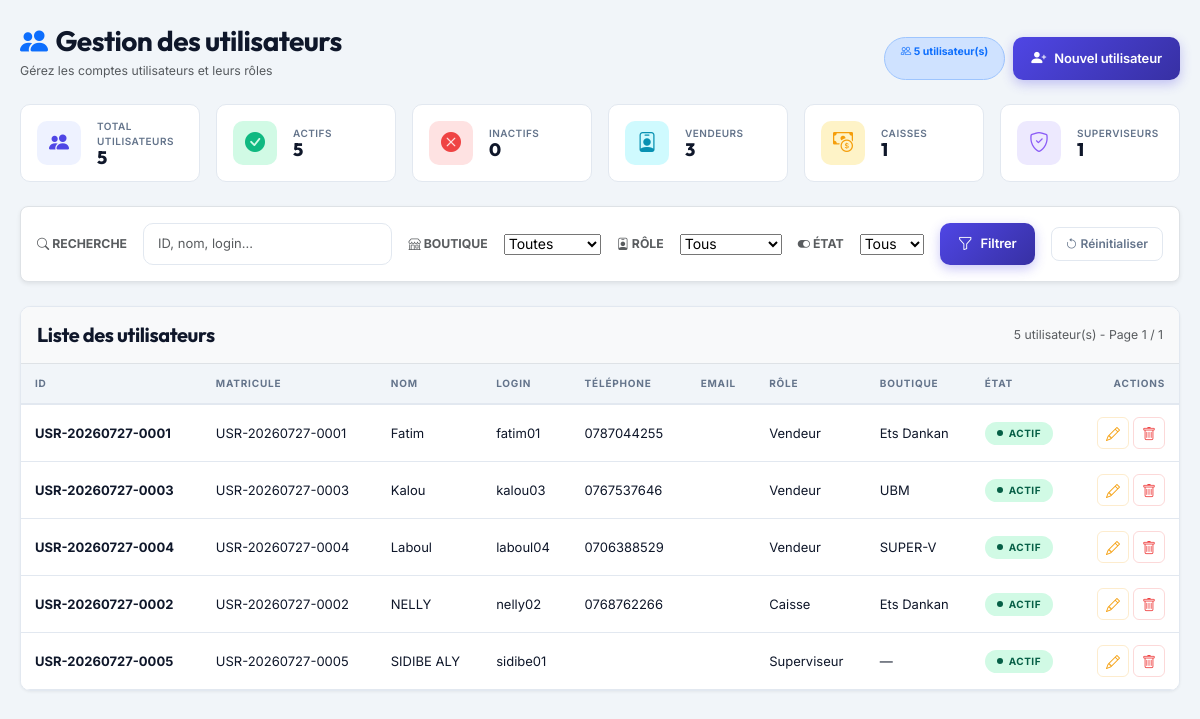
Page /views/utilisateur/index.php on the committed database.
### tables this page shows
CREATE TABLE IF NOT EXISTS `utilisateur` (
  `id` varchar(100) NOT NULL,
  `matricule` varchar(200) DEFAULT NULL,
  `nom_prenom` varchar(200) DEFAULT NULL,
  `date_naissance` date DEFAULT NULL,
  `lieu_naissance` varchar(200) DEFAULT NULL,
  `sexe` varchar(200) DEFAULT NULL,
  `login` varchar(200) DEFAULT NULL,
  `mdp` varchar(200) DEFAULT NULL,
  `telephone` varchar(250) DEFAULT NULL,
  `email` varchar(200) DEFAULT NULL,
  `profession` varchar(200) DEFAULT NULL,
  `nationalite` varchar(200) DEFAULT NULL,
  `ville` varchar(200) DEFAULT NULL,
  `adresse` varchar(200) DEFAULT NULL,
  `boutique_id` varchar(100) DEFAULT NULL,
  `role` varchar(200) DEFAULT NULL,
  `date_saisie` date DEFAULT NULL,
  `photo` longblob,
  `type` varchar(200) DEFAULT NULL,
  `etat` varchar(250) DEFAULT NULL,
  PRIMARY KEY (`id`),
  UNIQUE KEY `matricule` (`matricule`)
);

CREATE TABLE IF NOT EXISTS `boutique` (
  `code_boutique` varchar(100) NOT NULL,
  `nom_boutique` varchar(300) DEFAULT NULL,
  `telephone_boutique` varchar(100) DEFAULT NULL,
  `email_boutique` varchar(100) DEFAULT NULL,
  `pays_boutique` varchar(100) DEFAULT NULL,
  `ville_boutique` varchar(100) DEFAULT NULL,
  `quartier_boutique` varchar(100) DEFAULT NULL,
  `adresse_boutique` varchar(100) DEFAULT NULL,
  `latitude` varchar(100) DEFAULT NULL,
  `longitude` varchar(100) DEFAULT NULL,
  `logo` longblob,
  `type_logo` varchar(100) DEFAULT NULL,
  `etat_boutique` enum('Actif','Inactif') NOT NULL,
  PRIMARY KEY (`code_boutique`)
);

### views/utilisateur/index.php (the view, shortened to what this page needs)
<?php
require 'databases/database.php';
function e($str) {
    return htmlspecialchars($str ?? '', ENT_QUOTES, 'UTF-8');
}
function getTableContent($pdo, $search, $filtres, $page, $perPage = 20) {
    $sql = "SELECT u.*, b.nom_boutique
            FROM utilisateur u
            LEFT JOIN boutique b ON u.boutique_id = b.code_boutique
            WHERE u.role != 'Administrateur'";
    $params = [];
    $countSql = "SELECT COUNT(*) FROM (" . $sql . ") as count_table";
    $stmt = $pdo->prepare($countSql);
    $stmt->execute($params);
    $total = $stmt->fetchColumn();
    $totalPages = ceil($total / $perPage);
    $sql .= " ORDER BY u.nom_prenom LIMIT " . (($page - 1) * $perPage) . ", $perPage";
    $stmt = $pdo->prepare($sql);
    $stmt->execute($params);
    $users = $stmt->fetchAll(PDO::FETCH_ASSOC);
    if (empty($users)): ?>
    <tr><td colspan="10" class="text-center py-5 text-muted"><i class="bi bi-inbox fs-1 d-block mb-2 opacity-50"></i>Aucun utilisateur trouvé</td></tr>
    <?php else: foreach ($users as $u): ?>
    <tr>
        <td class="td-bold"><?= e($u['id']) ?></td>
        <td><?= e($u['matricule']) ?></td>
        <td><?= e($u['nom_prenom']) ?></td>
        <td><?= e($u['login']) ?></td>
        <td><?= e($u['telephone'] ?? '—') ?></td>
        <td><?= e($u['email'] ?? '—') ?></td>
        <td><?= e($u['role']) ?></td>
        <td><?= e($u['nom_boutique'] ?? '—') ?></td>
        <td><span class="status-badge <?= $u['etat'] === 'Actif' ? 'on' : 'off' ?>"><span class="sdot"></span><?= e($u['etat']) ?></span></td>
        <td class="text-end">
            <div class="d-inline-flex gap-1">
                <button type="button" class="act-btn e editBtn" data-id="<?= e($u['id']) ?>" title="Modifier"><i class="bi bi-pencil"></i></button>
                <?php if ($u['id'] !== $_SESSION['user_id']): ?>
                <button type="button" class="act-btn d deleteBtn" data-id="<?= e($u['id']) ?>" data-nom="<?= e($u['nom_prenom']) ?>" title="Supprimer"><i class="bi bi-trash"></i></button>
                <?php else: ?>
                <button type="button" class="act-btn" style="color:#94a3b8;cursor:not-allowed;" title="Vous ne pouvez pas vous supprimer"><i class="bi bi-trash"></i></button>
                <?php endif; ?>
            </div>
        </td>
    </tr>
    <?php endforeach; endif;
    $tableHtml = ob_get_clean();
    if ($totalPages > 1): ?>
    <?php endif;
    $paginationHtml = ob_get_clean();
    return ['table' => $tableHtml, 'pagination' => $paginationHtml, 'total' => $total, 'page' => $page, 'totalPages' => $totalPages];
}
$search = trim($_POST['search'] ?? '');
$filtres = ['boutique' => trim($_POST['boutique'] ?? ''), 'role' => trim($_POST['role'] ?? ''), 'etat' => trim($_POST['etat'] ?? '')];
$page = (int)($_POST['page'] ?? 1);
$initialData = getTableContent($pdo, $search, $filtres, $page);
$totalUsers = $pdo->query("SELECT COUNT(*) FROM utilisateur WHERE role != 'Administrateur'")->fetchColumn();
$actifs = $pdo->query("SELECT COUNT(*) FROM utilisateur WHERE etat = 'Actif' AND role != 'Administrateur'")->fetchColumn();
$inactifs = $pdo->query("SELECT COUNT(*) FROM utilisateur WHERE etat = 'Inactif' AND role != 'Administrateur'")->fetchColumn();
$vendeurs = $pdo->query("SELECT COUNT(*) FROM utilisateur WHERE role = 'Vendeur'")->fetchColumn();
$caisses = $pdo->query("SELECT COUNT(*) FROM utilisateur WHERE role = 'Caisse'")->fetchColumn();
$superviseurs = $pdo->query("SELECT COUNT(*) FROM utilisateur WHERE role = 'Superviseur'")->fetchColumn();
?>
<!DOCTYPE html>
<html lang="fr">
<head>
<link href="https://cdn.jsdelivr.net/npm/bootstrap@5.3.2/dist/css/bootstrap.min.css" rel="stylesheet">
<link href="https://cdn.jsdelivr.net/npm/bootstrap-icons@1.11.3/font/bootstrap-icons.css" rel="stylesheet">
<link rel="stylesheet" href="https://cdn.jsdelivr.net/npm/bootstrap-select@1.14.0-beta3/dist/css/bootstrap-select.min.css">
</head>
<body>
<div class="W">
    <div class="d-flex flex-wrap justify-content-between align-items-end mb-4 gap-2">
        <div>
            <h1 class="h3 fw-bold mb-1"><i class="bi bi-people-fill text-primary me-2"></i>Gestion des utilisateurs</h1>
            <p class="text-muted small mb-0">Gérez les comptes utilisateurs et leurs rôles</p>
        </div>
        <div class="d-flex gap-2">
            <span class="badge rounded-pill bg-primary-subtle text-primary border border-primary-subtle px-3 py-2"><i class="bi bi-people"></i> <?= $totalUsers ?> utilisateur(s)</span>
            <button type="button" class="btn-chic btn-chic-primary" id="addUserBtn"><i class="bi bi-person-plus-fill"></i><span>Nouvel utilisateur</span></button>
        </div>
    </div>
    <div class="row g-3 mb-4">
        <?php
        $stats = [
            ['primary', 'people-fill', 'Total utilisateurs', $totalUsers, ''],
            ['success', 'check-circle-fill', 'Actifs', $actifs, ''],
            ['danger', 'x-circle-fill', 'Inactifs', $inactifs, ''],
            ['info', 'person-badge', 'Vendeurs', $vendeurs, ''],
            ['warning', 'cash-coin', 'Caisses', $caisses, ''],
            ['purple', 'shield-check', 'Superviseurs', $superviseurs, ''],
        ];
        $colorMap = [
            'primary' => ['var(--color-primary-soft)', 'var(--color-primary)'],
            'success' => ['var(--color-success-soft)', 'var(--color-success)'],
            'warning' => ['var(--color-warning-soft)', 'var(--color-warning)'],
            'danger' => ['var(--color-danger-soft)', 'var(--color-danger)'],
            'info' => ['var(--color-info-soft)', 'var(--color-info)'],
            'purple' => ['var(--color-purple-soft)', 'var(--color-purple)'],
        ];
        foreach ($stats as $s): $bg = $colorMap[$s[0]][0]; $fg = $colorMap[$s[0]][1]; ?>
        <div class="col-6 col-md-4 col-xl-2">
            <div class="stat-card d-flex align-items-center gap-3 h-100">
                <div class="stat-icon" style="background: <?= $bg ?>; color: <?= $fg ?>;"><i class="bi bi-<?= $s[1] ?>"></i></div>
                <div class="flex-grow-1 overflow-hidden">
                    <div class="stat-label"><?= $s[2] ?></div>
                    <div class="stat-value text-truncate"><?= $s[3] ?><?php if ($s[4]): ?><small class="text-muted ms-1" style="font-size:11px;"><?= $s[4] ?></small><?php endif; ?></div>
                </div>
            </div>
        </div>
        <?php endforeach; ?>
    </div>
    <div class="bg-white border rounded-3 p-3 mb-4 shadow-sm">
        <form id="searchForm" method="post">
            <div class="d-flex flex-wrap align-items-center gap-3">
                <label class="text-uppercase small fw-bold text-muted mb-0"><i class="bi bi-search"></i> Recherche</label>
                <input type="text" name="search" id="searchInput" class="form-control" placeholder="ID, nom, login..." value="<?= e($search) ?>" style="flex:1; min-width:150px;">
                <label class="text-uppercase small fw-bold text-muted mb-0"><i class="bi bi-shop"></i> Boutique</label>
                <select name="boutique" id="boutiqueFilter" class="selectpicker" data-live-search="true">
                    <option value="">Toutes</option>
                </select>
                <label class="text-uppercase small fw-bold text-muted mb-0"><i class="bi bi-person-badge"></i> Rôle</label>
                <select name="role" id="roleFilter" class="selectpicker" data-live-search="true">
                    <option value="">Tous</option>
                </select>
                <label class="text-uppercase small fw-bold text-muted mb-0"><i class="bi bi-toggle-on"></i> État</label>
                <select name="etat" id="etatFilter" class="selectpicker">
                    <option value="">Tous</option>
                </select>
                <button type="submit" class="btn-chic btn-chic-primary"><i class="bi bi-funnel"></i><span>Filtrer</span></button>
                <button type="button" class="btn-go-outline" id="resetBtn"><i class="bi bi-arrow-counterclockwise"></i> Réinitialiser</button>
            </div>
        </form>
    </div>
    <div class="data-table-wrap">
        <div class="d-flex flex-wrap align-items-center justify-content-between p-3 border-bottom bg-light">
            <h5 class="mb-0 fw-bold">Liste des utilisateurs</h5>
            <span class="text-muted small"><?= $initialData['total'] ?> utilisateur(s) - Page <?= $initialData['page'] ?> / <?= max(1, $initialData['totalPages']) ?></span>
        </div>
        <div class="table-responsive">
            <table class="table">
                <thead><tr>
                    <th>ID</th><th>Matricule</th><th>Nom</th><th>Login</th><th>Téléphone</th><th>Email</th><th>Rôle</th><th>Boutique</th><th>État</th><th class="text-end">Actions</th>
                </tr></thead>
                <tbody><?= $initialData['table'] ?></tbody>
            </table>
        </div>
    </div>
</div>
<div class="position-fixed top-0 end-0 p-3" style="z-index:2000;">
</div>
</body>
</html>

### rows in the picture
utilisateur: id "USR-20260727-0001", matricule "USR-20260727-0001", nom_prenom "Fatim", login "fatim01", telephone "0787044255", role "Vendeur", boutique.nom_boutique "Ets Dankan", etat "ACTIF"
utilisateur: id "USR-20260727-0003", matricule "USR-20260727-0003", nom_prenom "Kalou", login "kalou03", telephone "0767537646", role "Vendeur", boutique.nom_boutique "UBM", etat "ACTIF"
utilisateur: id "USR-20260727-0004", matricule "USR-20260727-0004", nom_prenom "Laboul", login "laboul04", telephone "0706388529", role "Vendeur", boutique.nom_boutique "SUPER-V", etat "ACTIF"
utilisateur: id "USR-20260727-0002", matricule "USR-20260727-0002", nom_prenom "NELLY", login "nelly02", telephone "0768762266", role "Caisse", boutique.nom_boutique "Ets Dankan", etat "ACTIF"
utilisateur: id "USR-20260727-0005", matricule "USR-20260727-0005", nom_prenom "SIDIBE ALY", login "sidibe01", role "Superviseur", nom_boutique "—", etat "ACTIF"

### other values in the picture
$totalUsers "5"
$s[2] "TOTAL UTILISATEURS"
$s[3] "5"
$s[2] "ACTIFS"
$s[2] "INACTIFS"
$s[3] "0"
$s[2] "VENDEURS"
$s[3] "3"
$s[2] "CAISSES"
$s[3] "1"
$s[2] "SUPERVISEURS"
$initialData['total'] "5"
$initialData['page'] "1"
max(1, $initialData['totalPages']) "1"
